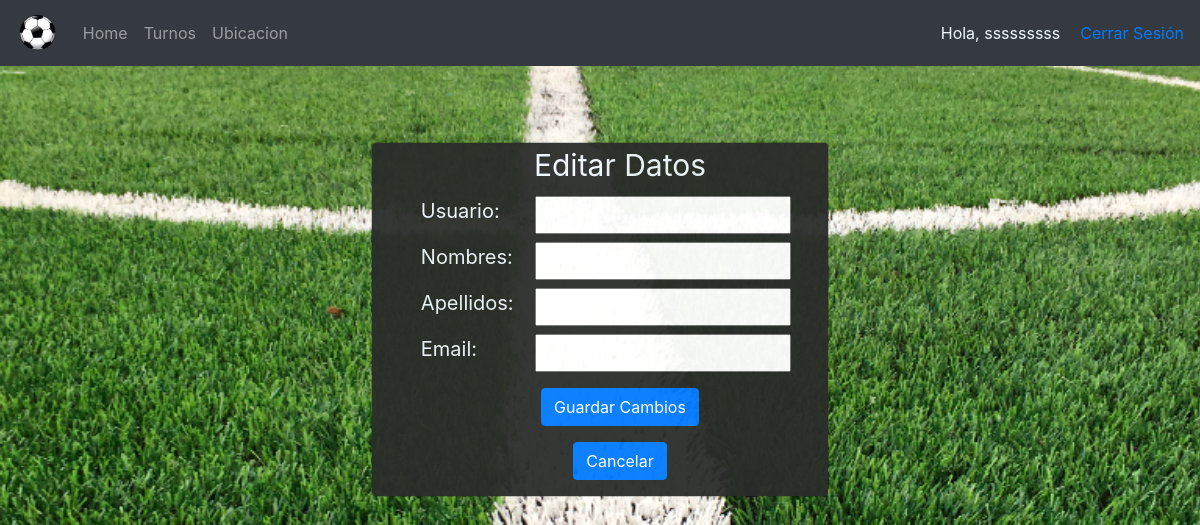
Page /editar_user/12 (signed in) on the earlier database version.
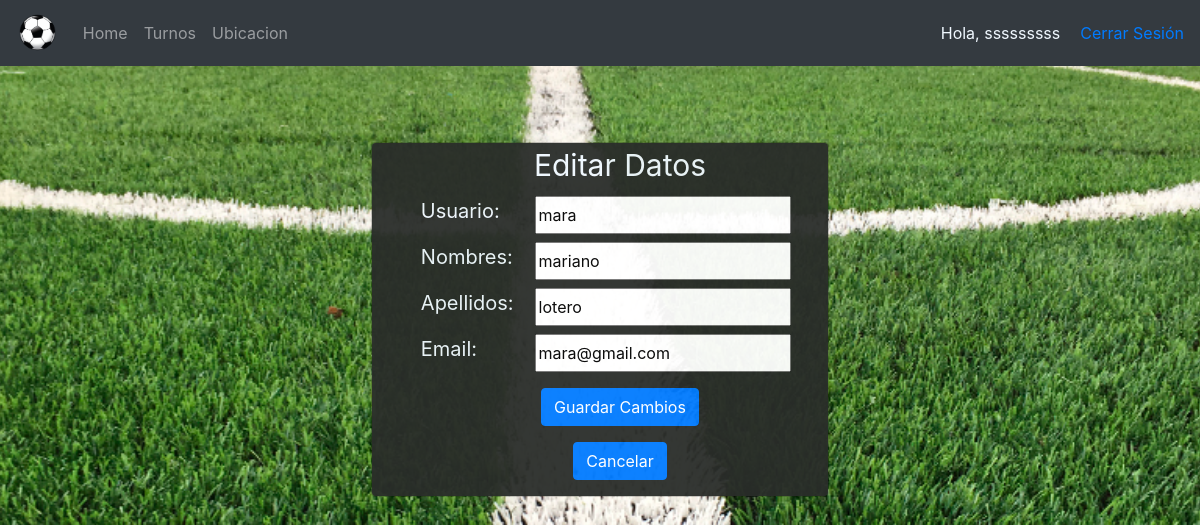
Same page on the later database version.
### users/models.py (models this page shows, shortened)
class Usuario(AbstractBaseUser, PermissionsMixin):
    username = models.CharField("Usuario", unique=True, max_length=50)
    first_name = models.CharField("Nombres", max_length=200)
    surname = models.CharField("Apellidos", max_length=200)
    dni = models.CharField("Dni", unique=True, max_length=8)
    email = models.EmailField(_('email address'), unique=True)
    is_staff = models.BooleanField(default=False)
    is_active = models.BooleanField(default=True)
    date_joined = models.DateTimeField(default=timezone.now)
    USERNAME_FIELD = 'username'
    REQUIRED_FIELDS = ['email' ,'dni', 'first_name' , 'surname']
    objects = CustomUserManager()

### users/views.py (the view)
# urls.py: path('editar_user/<int:user_id>', UsuariosViews.edit_user, name="editar_user"),
    @login_required
    def edit_user(request, user_id):
        usuario = Usuario.objects.filter(id=user_id).first()
        form = CustomUserChangeForm(instance=usuario)
        return render(request, "accounts/registrados/editar_user.html", {"form":form, "usuario":usuario})

### users/forms.py
class CustomUserChangeForm(UserChangeForm):
    class Meta:
        model = Usuario
        fields = ('username', 'first_name', 'surname','email',)

### templates/accounts/registrados/editar_user.html (shortened to what this page needs)
{% extends 'accounts/header.html' %}
{% load static %}
{% block content %}
<link rel="stylesheet" type="text/css" href="{% static '/css/fomulario.css' %}">
<div class="modal-dialog text-center">
    <div class="col-sm-11 main-section">
        <div class="modal-content">
            <label style="margin-left: 40px;font-size: 30px; color: aliceblue;">Editar Datos</label>
            <form method="POST" action="{% url 'actualizar_user' user.id %}" class="col-12">
                <div class="input-group mb-2">
                    <div class="input-group-append col-md-4">
                        <label style="font-size:20px;color: aliceblue;">Usuario: </label>
                    </div>
                    {{form.username}}
                </div>
                <div class="input-group mb-2">
                    <div class="input-group-append col-md-4" >
                        <label style="font-size:20px;color: aliceblue;">Nombres:</label>
                    </div>
                    {{form.first_name}}
                </div>
                <div class="input-group mb-2">
                    <div class="input-group-append col-md-4">
                        <label style="font-size:20px;color: aliceblue;">Apellidos: </label>
                    </div>
                    {{form.surname}}
                </div>
                <div class="input-group mb-2">
                    <div class="input-group-append col-md-4">
                        <label style="font-size:20px;color: aliceblue;">Email: </label>
                    </div>
                    {{form.email}}
                </div>
                <div class="d-flex justify-content-center mt-3 login_container" style="margin-left: 40px;">
                    <input type="submit" value="Guardar Cambios" class="btn btn-primary">
                </div>
                <div class="d-flex justify-content-center mt-3 login_container" style="margin-left: 40px;">
                    <a class="btn btn-primary" href="http://127.0.0.1:8000/Perfil/">Cancelar</a>
                </div>
            </form>
        </div>
    </div>
</div>
{% endblock %}

### templates/accounts/header.html (shortened to what this page needs)
{% load static %}
<html>
<head>
    <link rel="stylesheet" href="https://stackpath.bootstrapcdn.com/bootstrap/4.4.1/css/bootstrap.min.css">
</head>
<body style="width: 100%;">
        <nav class="navbar navbar-expand-lg navbar-dark bg-dark">
            <a class="navbar-brand">
                <img src="{% static '/css/img/logo_pag.png' %}" height="40px">
            </a>
            <div class="collapse navbar-collapse" id="navbarText">
                <ul class="navbar-nav mr-auto">
                    {% if user.is_authenticated %}
                    <li class="navbar-item"><a href="http://127.0.0.1:8000/Home_user" class="nav-link">Home</a></li>
                    <li class="navbar-item"><a href="http://127.0.0.1:8000/Home_user/#botones-turnos" class="nav-link">Turnos</a></li>
                    <li class="navbar-item"><a href="http://127.0.0.1:8000/Home_user/#ubicacion" class="nav-link">Ubicacion</a></li>
                    {% endif %}
                </ul>
                <ul class="navbar-nav ml-auto">
                    {% if user.is_authenticated %}
                    <span style="margin-right: 20px; color: aliceblue;">Hola, <a style="color: aliceblue;" href="http://127.0.0.1:8000/Perfil/"> {{ user.first_name }}</a></span>
                    <span><a href=" {% url 'Logout' %}">Cerrar Sesión</a></span>
                    {% else %}
                    <li class="nav-item"><a class="nav-link" href="http://127.0.0.1:8000/Login">Iniciar Sesión</a></li>
                    <li class="nav-item"><a class="nav-link" href="http://127.0.0.1:8000/register">Registrarse</a></li>
                    {% endif %}
                </ul>
            </div>
        </nav>
    {% block content %} {% endblock %}
</body>
</html>

### static/css/fomulario.css (style rules this page uses)
body { background: url(./img/fondo.jpg) no-repeat center center fixed; background-size: cover; }
.main-section { margin: 0 auto; margin-top: 1%; padding: 0; }
.modal-content { background-color: #2A2D2A; opacity: .95; padding: 0 20px; }
.modal-dialog { max-width: 500px; margin: 4.75rem auto !important; }

Differences in the rows shown:
added Usuario: username "mara", first_name "mariano", surname "lotero", email "mara@gmail.com"
